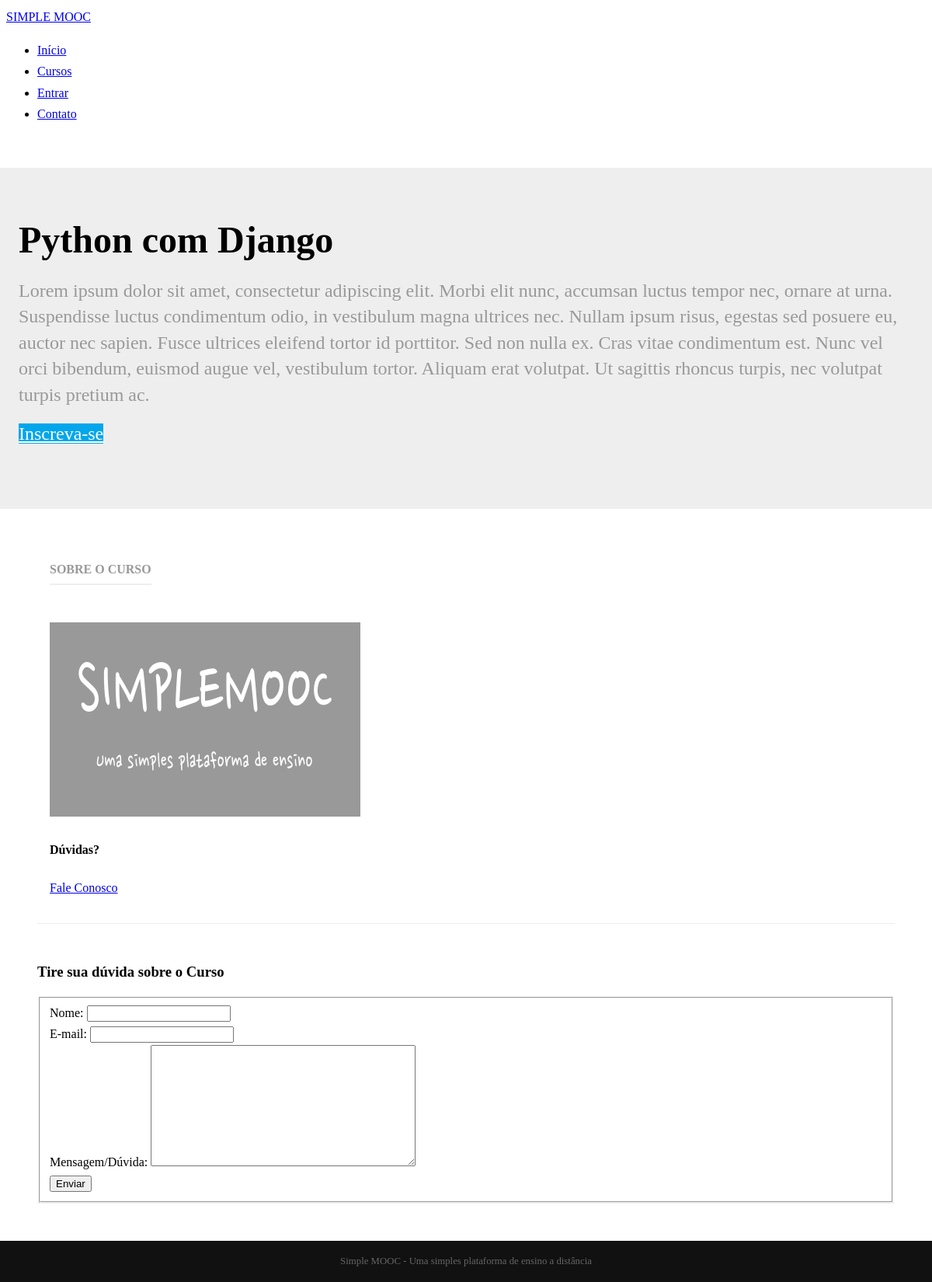
The page /cursos/python-com-django on the database its author committed.
### courses/models.py (models this page shows, shortened)
class Course(models.Model):
    name = models.CharField(max_length=100, verbose_name='Nome')
    slug = models.SlugField(verbose_name='Atalho')
    description = models.TextField(verbose_name='Descrição', blank=True)
    about = models.TextField(verbose_name='Sobre o Curso', blank=True)
    start_date = models.DateField(verbose_name='Data de Início', null=True, blank=True)
    image = models.ImageField(upload_to='courses/images', verbose_name='Imagem', null=True, blank=True)
    created_at = models.DateTimeField(verbose_name='Criado em', auto_now_add=True)
    updated_at = models.DateTimeField(verbose_name='Atualizado em', auto_now=True)
    objects = CourseManager()
    def __str__(self):
        return self.name
    class Meta:
        verbose_name = 'Curso'
        verbose_name_plural = 'Cursos'
        ordering = ['name']

### courses/views.py (the view)
# urls.py: path('<slug>', details, name='details'),
def details(request, slug):
    course = get_object_or_404(Course, slug=slug)
    context = {}
    if request.POST:
        form = ContactCourse(request.POST)
        if form.is_valid():
            context['is_valid'] = True
            form.send_mail(course)
            form = ContactCourse()
    else:
        form = ContactCourse()
    context['form'] = form
    context['course'] = course
    template_name = 'courses/details.html'
    return render(request, template_name, context)

### courses/forms.py (shortened to what this page needs)
class ContactCourse(forms.Form):
    name = forms.CharField(label='Nome', max_length=100)
    email = forms.EmailField(label='E-mail')
    message = forms.CharField(label='Mensagem/Dúvida', widget=forms.Textarea)

### courses/templates/courses/details.html (shortened to what this page needs)
{% extends "base.html" %}
{% load static %}
{% block content %}
<div class="splash">
    <div class="pure-g-r">
        <div class="pure-u-1">
            <div class="l-box splash-text">
                <h1 class="splash-head">
                    {{ course }}
                </h1>
                <h2 class="splash-subhead">
                    {{ course.description }}
                </h2>
                <p>
                    <a href="#" class="pure-button primary-button">Inscreva-se</a>
                </p>
            </div>
        </div>
    </div>
</div>
<div class="pure-g-r content-ribbon">
    <div class="pure-u-2-3">
        <div class="l-box">
            <h4 class="content-subhead">Sobre o Curso</h4>
        </div>
    </div>
    <div class="pure-u-1-3">
        <div class="l-box">
            {% if course.image %}
            <img src="{{ course.image.url }}" alt="{{ course }}" />
            {% else %}
            <img src="{% static 'img/course-image.png' %}" alt="{{ course }}" />
            {% endif %}
            <h4>Dúvidas?</h4>
            <p>
                <a href="#contato" class="pure-button">Fale Conosco</a>
            </p>
        </div>
    </div>
</div>
<div class="pure-g-r content-ribbon" id="contato">
    <div class="pure-u-1">
        <h3>Tire sua dúvida sobre o Curso</h3>
        <form action="#contato" class="pure-form pure-form-aligned" method="post">
            <fieldset>
                {% for field in form %}
                <div class="pure-control-group">
                    {{ field.label_tag }}
                    {{ field }}
                </div>
                {% endfor %}
                <div class="pure-controls">
                    <button type="submit" class="pure-button pure-button-primary">Enviar</button>
                </div>
            </fieldset>
        </form>
    </div>
</div>
{% endblock %}

### core/static/css/styles.css (style rules this page uses)
* { -webkit-box-sizing: border-box; -moz-box-sizing: border-box; box-sizing: border-box; }
body { margin: 0 auto; line-height: 1.7em; }
.l-box { padding: 1em; }
body .primary-button { background: #02a6eb; color: #fff; }
.splash { margin: 2em auto 0; padding: 3em 0.5em; background: #eee; }
.splash .splash-head { font-size: 300%; margin: 0em 0; line-height: 1.2em; }
.splash .splash-subhead { color: #999; font-weight: 300; line-height: 1.4em; }
.splash .primary-button { font-size: 150%; }
.content .content-subhead { color: #999; padding-bottom: 0.3em; text-transform: uppercase; margin: 0; border-bottom: 2px solid #eee; display: inline-block; }
.content .content-ribbon { margin: 3em; border-bottom: 1px solid #eee; }

### rows shown on the page
Course: name "Python com Django", description "Lorem ipsum dolor sit amet, consectetur adipiscing elit. Morbi elit nunc, accumsan luctus tempor nec, ornare at urna. Suspendisse luctus condimentum odio, in vestibulum magna ultrices nec. Nullam ipsum risus, egestas sed posuere eu, auctor nec sapien. Fusce ultrices eleifend tortor id porttitor. Sed non nulla ex. Cras vitae condimentum est. Nunc vel orci bibendum, euismod augue vel, vestibulum tortor. Aliquam erat volutpat. Ut sagittis rhoncus turpis, nec volutpat turpis pretium ac."

### other values the page prints
{{ field.label_tag }} "Nome:" "E-mail:" "Mensagem/Dúvida:"
